Frame 1 (no input): blank canvas, image omitted
Frame 60 (no input): blank canvas, image omitted
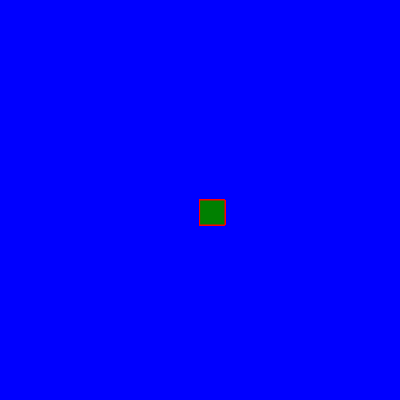
Frame 120 (the mouse pressed at the canvas centre since frame 60)

The p5.js sketch whose frames 1 and 60 were blank and that drew this single picture after the mouse press (run headless with seeded random() and noise() and a simulated clock; from frame 60 on, the mouse is pressed at the canvas centre):

// p5.js sketch
// ── sketch.js
function setup() {
  createCanvas(400, 400);
  background("blue");
  
}

function draw() {
  
 
  fill("green");
  stroke("red");//cor da borda
  
  if(mouseIsPressed){
     rect(mouseX,mouseY,25,25);
    
  }
  
  
  
}
